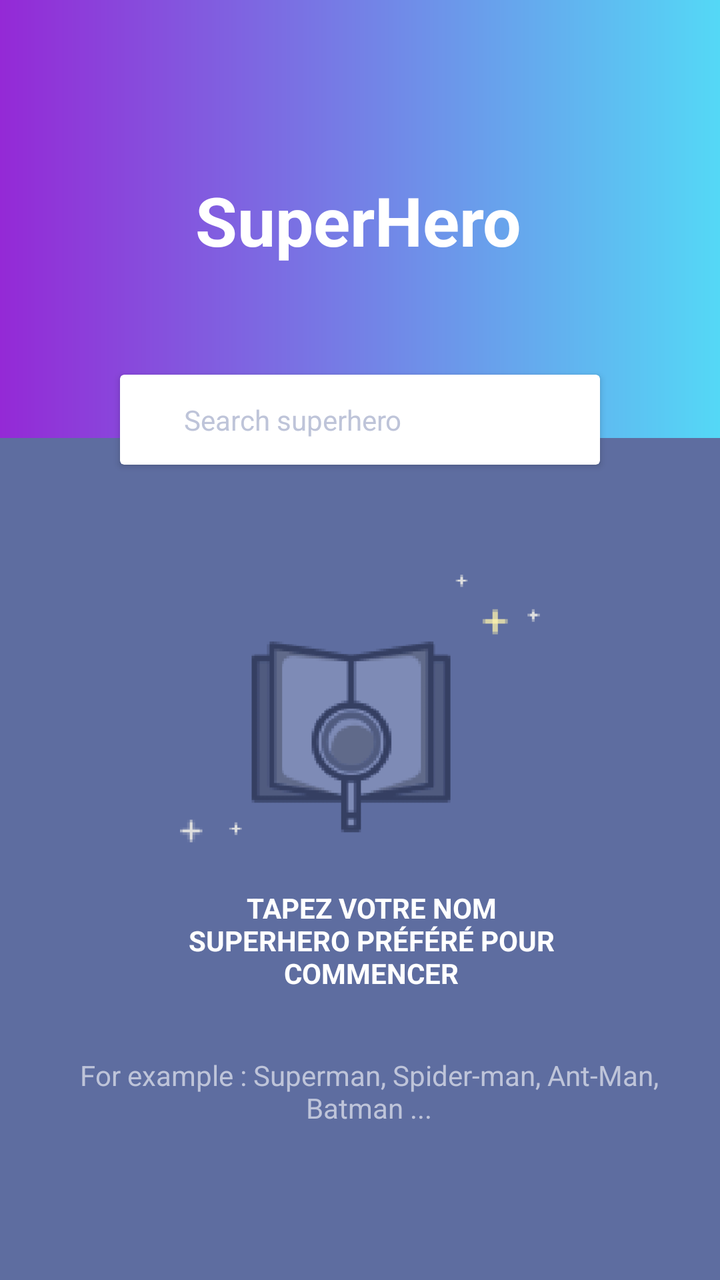
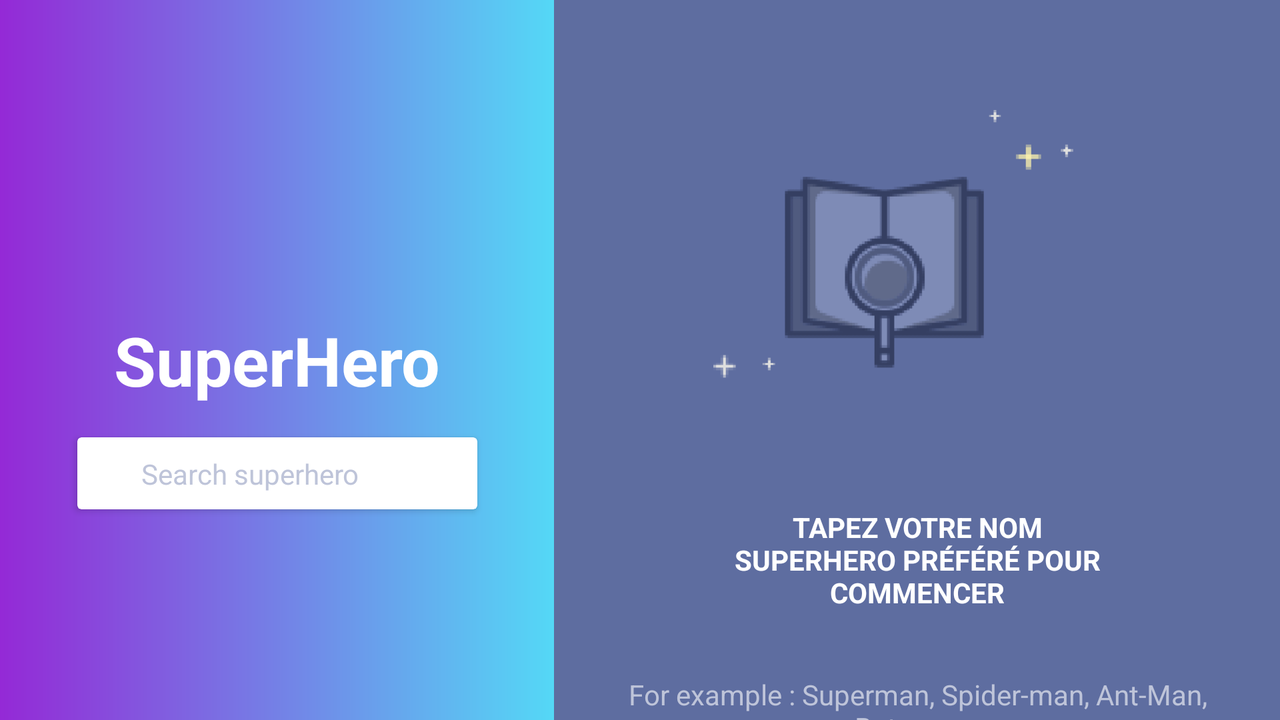

Two renders of one Android screen. The first uses the default layout on a phone; the second uses the alternative layout the repository ships for a different screen configuration, on a matching device. The two XML files are below.
<!-- AndroidManifest.xml: application theme AppTheme -->
<!-- res/layout/activity_main.xml -->
<?xml version="1.0" encoding="utf-8"?>
<androidx.constraintlayout.widget.ConstraintLayout xmlns:android="http://schemas.android.com/apk/res/android"
    xmlns:app="http://schemas.android.com/apk/res-auto"
    xmlns:tools="http://schemas.android.com/tools"
    android:layout_width="match_parent"
    android:layout_height="match_parent"
    tools:context=".MainActivity">

    <View
        android:id="@+id/view"
        android:layout_width="0dp"
        android:layout_height="219dp"
        android:background="@drawable/gradient"
        app:layout_constraintEnd_toEndOf="parent"
        app:layout_constraintHorizontal_bias="0.0"
        app:layout_constraintStart_toStartOf="parent"
        app:layout_constraintTop_toTopOf="parent" />

    <TextView
        android:id="@+id/textView"
        android:layout_width="wrap_content"
        android:layout_height="wrap_content"
        android:text="@string/superheroapi"
        android:textAppearance="@style/TextAppearance.AppCompat.Display1"
        android:textColor="#fff"
        android:textStyle="bold"
        app:layout_constraintBottom_toBottomOf="@+id/view"
        app:layout_constraintEnd_toEndOf="@+id/view"
        app:layout_constraintHorizontal_bias="0.497"
        app:layout_constraintStart_toStartOf="@+id/view"
        app:layout_constraintTop_toTopOf="@+id/view"
        app:layout_constraintVertical_bias="0.502" />

    <androidx.cardview.widget.CardView
        android:id="@+id/cardView"
        android:layout_width="240dp"
        android:layout_height="45dp"
        android:clickable="true"
        app:layout_constraintBottom_toBottomOf="parent"
        app:layout_constraintEnd_toEndOf="parent"
        app:layout_constraintStart_toStartOf="parent"
        app:layout_constraintTop_toBottomOf="@+id/textView"
        app:layout_constraintVertical_bias="0.118"
        android:focusable="true">

        <androidx.constraintlayout.widget.ConstraintLayout
            android:layout_width="match_parent"
            android:layout_height="match_parent"
            android:onClick="onSearch">

            <ImageView
                android:id="@+id/search_icon"
                android:layout_width="wrap_content"
                android:layout_height="wrap_content"
                android:layout_marginStart="16dp"
                android:contentDescription="@string/search_icon_text"
                app:layout_constraintBottom_toBottomOf="parent"
                app:layout_constraintStart_toStartOf="parent"
                app:layout_constraintTop_toTopOf="parent"
                app:srcCompat="@drawable/ic_search_24px" />

            <TextView
                android:id="@+id/textView4"
                android:layout_width="0dp"
                android:layout_height="wrap_content"
                android:layout_marginStart="16dp"
                android:text="@string/search_superhero_text"
                app:layout_constraintBottom_toBottomOf="parent"
                app:layout_constraintEnd_toEndOf="parent"
                app:layout_constraintStart_toEndOf="@+id/search_icon"
                app:layout_constraintTop_toTopOf="parent" />
        </androidx.constraintlayout.widget.ConstraintLayout>
    </androidx.cardview.widget.CardView>

    <TextView
        android:id="@+id/txtwelcomemessage"
        android:layout_width="300dp"
        android:layout_height="wrap_content"
        android:layout_marginTop="32dp"
        android:text="@string/main_activity_text"
        android:textAlignment="center"
        android:textColor="#BEC4D9"
        app:layout_constraintEnd_toEndOf="parent"
        app:layout_constraintHorizontal_bias="0.573"
        app:layout_constraintStart_toStartOf="parent"
        app:layout_constraintTop_toBottomOf="@+id/wellcometxt" />

    <TextView
        android:id="@+id/wellcometxt"
        android:layout_width="200dp"
        android:layout_height="wrap_content"
        android:text="@string/main_activity_title_txt"
        android:textAlignment="center"
        android:textAllCaps="true"
        android:textColor="@color/cardview_light_background"
        android:textStyle="bold"
        app:layout_constraintEnd_toEndOf="parent"
        app:layout_constraintHorizontal_bias="0.535"
        app:layout_constraintStart_toStartOf="parent"
        app:layout_constraintTop_toBottomOf="@+id/imageView" />

    <ImageView
        android:id="@+id/imageView"
        android:layout_width="180dp"
        android:layout_height="180dp"
        android:layout_marginTop="32dp"
        android:contentDescription="@string/ma_illustration"
        app:layout_constraintEnd_toEndOf="parent"
        app:layout_constraintStart_toStartOf="parent"
        app:layout_constraintTop_toBottomOf="@+id/cardView"
        app:srcCompat="@drawable/illustration" />
</androidx.constraintlayout.widget.ConstraintLayout>
<!-- resources referenced by this layout -->
<resources>
  <!-- drawable gradient (drawable) -->
  <?xml version="1.0" encoding="utf-8"?>
  <shape xmlns:android="http://schemas.android.com/apk/res/android"
      android:shape="rectangle">
      <gradient
          android:angle="0"
          android:startColor="@color/colorAccent"
          android:endColor="#54D8F6"
          android:type="linear"/>
  </shape>
  <!-- drawable illustration: png bitmap (drawable, 10643 bytes) -->
  <string name="ma_illustration">image</string>
  <string name="main_activity_text">For example : Superman, Spider-man, Ant-Man, Batman ...</string>
  <string name="main_activity_title_txt">Tapez votre nom SuperHero préféré pour commencer</string>
  <string name="search_icon_text">search_icon</string>
  <string name="search_superhero_text">Search superhero</string>
  <string name="superheroapi">SuperHero</string>
  <style name="AppTheme" parent="Theme.AppCompat.DayNight.NoActionBar">
          
          <item name="colorPrimary">@color/colorPrimary</item>
          <item name="colorPrimaryDark">@color/colorPrimaryDark</item>
          <item name="colorAccent">@color/colorAccent</item>
          <item name="android:windowBackground">@color/colorPrimary</item>
          <item name="actionOverflowButtonStyle">@style/MyOverflowButtonStyle</item>
          <item name="android:textColor">@color/textPrimaryColor</item>
      </style>
  <color name="colorAccent">#9429D6</color>
  <color name="colorPrimary">#5E6DA0</color>
  <color name="colorPrimaryDark">#374165</color>
  <style name="MyOverflowButtonStyle" parent="Widget.AppCompat.ActionButton.Overflow">
          <item name="android:tint">#FFF</item>
      </style>
  <color name="textPrimaryColor">#BEC4D9</color>
</resources>
<!-- res/layout-land/activity_main.xml (the repository's variant of the layout above) -->
<!-- drawn on the phone turned sideways -->
<?xml version="1.0" encoding="utf-8"?>
<androidx.constraintlayout.widget.ConstraintLayout xmlns:android="http://schemas.android.com/apk/res/android"
    xmlns:app="http://schemas.android.com/apk/res-auto"
    xmlns:tools="http://schemas.android.com/tools"
    android:layout_width="match_parent"
    android:layout_height="match_parent"
    tools:context=".MainActivity">

    <View
        android:id="@+id/view"
        android:layout_width="277dp"
        android:layout_height="0dp"
        android:background="@drawable/gradient"
        app:layout_constraintBottom_toBottomOf="parent"
        app:layout_constraintStart_toStartOf="parent"
        app:layout_constraintTop_toTopOf="parent"
        app:layout_constraintVertical_bias="0.0" />

    <TextView
        android:id="@+id/textView"
        android:layout_width="0dp"
        android:layout_height="wrap_content"
        android:text="@string/superheroapi"
        android:textAlignment="center"
        android:textAppearance="@style/TextAppearance.AppCompat.Display1"
        android:textColor="#fff"
        android:textStyle="bold"
        app:layout_constraintBottom_toBottomOf="@+id/view"
        app:layout_constraintEnd_toEndOf="@+id/view"
        app:layout_constraintStart_toStartOf="@+id/view"
        app:layout_constraintTop_toTopOf="@+id/view" />

    <androidx.cardview.widget.CardView
        android:id="@+id/cardView"
        android:layout_width="200dp"
        android:layout_height="36dp"
        android:layout_marginTop="16dp"
        android:clickable="true"
        android:focusable="true"
        app:layout_constraintEnd_toEndOf="@+id/view"
        app:layout_constraintStart_toStartOf="@+id/view"
        app:layout_constraintTop_toBottomOf="@+id/textView">

        <androidx.constraintlayout.widget.ConstraintLayout
            android:layout_width="match_parent"
            android:layout_height="match_parent"
            android:onClick="onSearch">

            <ImageView
                android:id="@+id/search_icon"
                android:layout_width="wrap_content"
                android:layout_height="wrap_content"
                android:layout_marginStart="16dp"
                android:contentDescription="@string/search_icon_text"
                app:layout_constraintBottom_toBottomOf="parent"
                app:layout_constraintStart_toStartOf="parent"
                app:layout_constraintTop_toTopOf="parent"
                app:srcCompat="@drawable/ic_search_24px" />

            <TextView
                android:id="@+id/textView4"
                android:layout_width="0dp"
                android:layout_height="wrap_content"
                android:layout_marginStart="16dp"
                android:text="@string/search_superhero_text"
                app:layout_constraintBottom_toBottomOf="parent"
                app:layout_constraintEnd_toEndOf="parent"
                app:layout_constraintStart_toEndOf="@+id/search_icon"
                app:layout_constraintTop_toTopOf="parent" />
        </androidx.constraintlayout.widget.ConstraintLayout>
    </androidx.cardview.widget.CardView>

    <TextView
        android:id="@+id/txtwelcomemessage"
        android:layout_width="300dp"
        android:layout_height="wrap_content"
        android:layout_marginTop="32dp"
        android:text="@string/main_activity_text"
        android:textAlignment="center"
        android:textColor="#BEC4D9"
        android:visibility="visible"
        app:layout_constraintEnd_toEndOf="parent"
        app:layout_constraintStart_toEndOf="@+id/view"
        app:layout_constraintTop_toBottomOf="@+id/wellcometxt" />

    <TextView
        android:id="@+id/wellcometxt"
        android:layout_width="200dp"
        android:layout_height="wrap_content"
        android:layout_marginTop="42dp"
        android:text="@string/main_activity_title_txt"
        android:textAlignment="center"
        android:textAllCaps="true"
        android:textColor="@color/cardview_light_background"
        android:textStyle="bold"
        android:visibility="visible"
        app:layout_constraintEnd_toEndOf="parent"
        app:layout_constraintStart_toEndOf="@+id/view"
        app:layout_constraintTop_toBottomOf="@+id/main_ills" />

    <ImageView
        android:id="@+id/main_ills"
        android:layout_width="180dp"
        android:layout_height="180dp"
        android:layout_marginTop="32dp"
        android:layout_marginEnd="24dp"
        android:contentDescription="@string/ma_illustration"
        android:visibility="visible"
        app:layout_constraintEnd_toEndOf="parent"
        app:layout_constraintStart_toEndOf="@+id/view"
        app:layout_constraintTop_toTopOf="parent"
        app:srcCompat="@drawable/illustration" />

    <androidx.recyclerview.widget.RecyclerView
        android:id="@+id/MainGridList"
        android:layout_width="0dp"
        android:layout_height="0dp"
        android:visibility="invisible"
        app:layout_constraintBottom_toBottomOf="parent"
        app:layout_constraintEnd_toEndOf="parent"
        app:layout_constraintStart_toEndOf="@+id/view"
        app:layout_constraintTop_toTopOf="parent" />

</androidx.constraintlayout.widget.ConstraintLayout>
